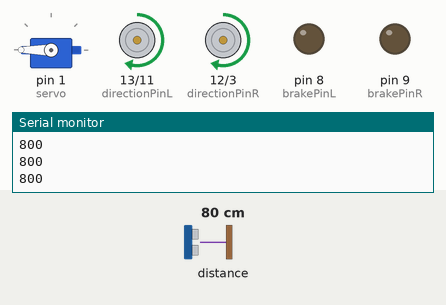
Recording of a sketch running on a simulated Arduino Uno, built with avr-gcc and run on an emulated ATmega328P. Parts: servo, direction and speed pins drawn as motors (green arrow = direction pin HIGH = forward, orange = LOW = backward, longer = more drive), output pins drawn as LEDs (lit = HIGH), the last lines printed to the serial monitor. The inputs (shaded band) are chosen by the test bench; at power-on: distance to the obstacle 80 cm.

Above: at 1.2 s.
1.3 s: distance to the obstacle set to 11 cm
2.8 s: distance to the obstacle set to 8 cm
At 3.2 s:
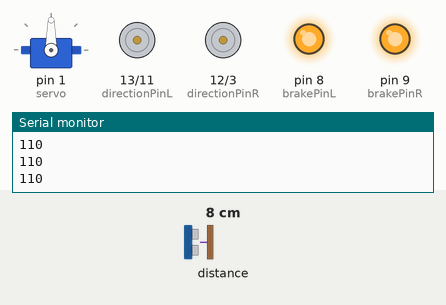
At 3.7 s:
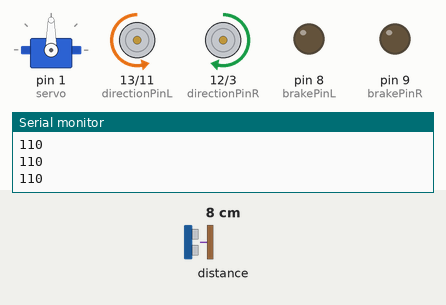
Timing chart, 0 to 11.8 s (numbered marks = the images above; inputs shaded):
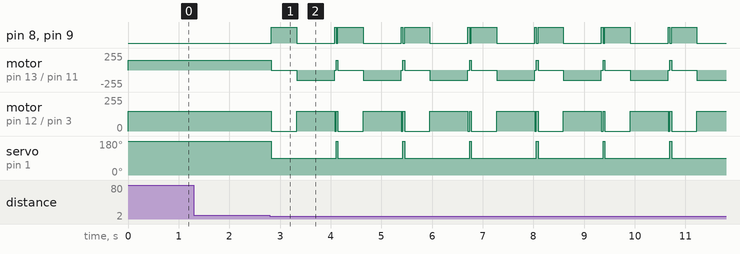

Measured:
- the behaviour switches between 10 and 9 cm on distance to the obstacle (found by bisection; images 0 and 1)
- after the input at 2.8 s, pin 8 (brakePinL), pin 9 (brakePinR): LOW → HIGH at once, then repeats every 1.3 s: LOW 0.75 s, HIGH 0.03 s, LOW 0.03 s, HIGH 0.50 s

The sketch:

minibots.ino
```cpp
#include "Motor.h"
#include <Wire.h>
#include <VL53L0X.h>

VL53L0X sensor;
Motor motor;

const int wallDistance = 100;

void setup() {

  Serial.begin(9600);
  while (!Serial){};

  Wire.begin();
  sensor.setTimeout(500);
  if (!sensor.init())
  {
    Serial.println("Failed to detect and initialize sensor!");
    while (1) {}
  }
  sensor.startContinuous();

}

void loop() {

  motor.drive();

  if (sensor.readRangeContinuousMillimeters() < wallDistance) {
    motor.brake(HIGH);
    delay(500);
    motor.turn(LEFT);
  }

  Serial.println(sensor.readRangeContinuousMillimeters());

}
```

Gate.cpp
```cpp
#include <Arduino.h>
#include "Gate.h"

Gate::Gate() {
  servo.attach(1);
  open();
}

void Gate::open() {
  servo.write(180);
}

void Gate::close() {
  servo.write(90);
}
```

Gate.h
```cpp
#include <Servo.h>

class Gate {
  private:
    Servo servo;
  public:
    Gate();
    void open();
    void close();
};
```

Motor.cpp
```cpp
// https://docs.arduino.cc/tutorials/motor-shield-rev3/msr3-controlling-dc-motor/

#include <Arduino.h>
#include <stdint.h>
#include "Motor.h"
#include "Gate.h"

Gate gate;

Motor::Motor() {
  // Set pins as outputs
  pinMode(directionPinL, OUTPUT);
  pinMode(pwmPinL, OUTPUT);
  pinMode(brakePinL, OUTPUT);

  pinMode(directionPinR, OUTPUT);
  pinMode(pwmPinR, OUTPUT);
  pinMode(brakePinR, OUTPUT);
}

// Setting arg HIGH turns it on and LOW turns it off
void Motor::brake(uint8_t state) {
  if (state == HIGH) {
      gate.close(); // Close the gate before braking

      analogWrite(pwmPinL, 0);
      analogWrite(pwmPinR, 0);
  }

  digitalWrite(brakePinL, state);
  digitalWrite(brakePinR, state);
}

void Motor::drive() {

  digitalWrite(directionPinL, HIGH);
  digitalWrite(directionPinR, HIGH);

  brake(LOW);

  analogWrite(pwmPinL, motorPower);
  analogWrite(pwmPinR, motorPower);

  gate.open(); // Open the gate once driving
}

void Motor::turn(int direction) {
  int turnTime = 750; // Time in milliseconds to turn for

  if (direction == RIGHT) {
      digitalWrite(directionPinL, HIGH);
      digitalWrite(directionPinR, LOW);
  } else if (direction == LEFT) {
      digitalWrite(directionPinL, LOW);
      digitalWrite(directionPinR, HIGH);
  }

  brake(LOW);

  analogWrite(pwmPinL, motorPower);
  analogWrite(pwmPinR, motorPower);

  delay(turnTime);

  brake(HIGH);
}
```

Motor.h
```cpp
// Direction definitions for turning
#define RIGHT 1
#define LEFT 0

class Motor {
  private:
    // Default motor pin definitions
    int directionPinR = 12;
    int pwmPinR = 3;
    int brakePinR = 9;
    int directionPinL = 13;
    int pwmPinL = 11;
    int brakePinL = 8;

    const int motorPower = 150;

  public:
    Motor();
    void brake(uint8_t state);
    void drive();
    void turn(int direction);
};
```
